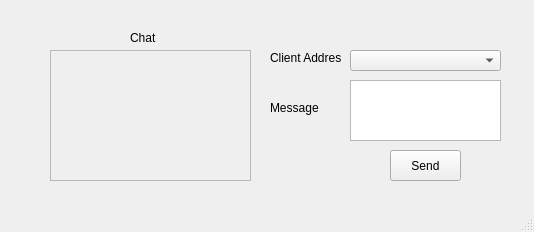
<?xml version="1.0" encoding="UTF-8"?>
<ui version="4.0">
 <class>mainWindow</class>
 <widget class="QMainWindow" name="mainWindow">
  <property name="windowModality">
   <enum>Qt::ApplicationModal</enum>
  </property>
  <property name="enabled">
   <bool>true</bool>
  </property>
  <property name="geometry">
   <rect>
    <x>0</x>
    <y>0</y>
    <width>534</width>
    <height>232</height>
   </rect>
  </property>
  <property name="cursor">
   <cursorShape>UpArrowCursor</cursorShape>
  </property>
  <property name="windowTitle">
   <string>PySocketClient</string>
  </property>
  <widget class="QWidget" name="centralwidget">
   <widget class="QPushButton" name="sendBtn">
    <property name="geometry">
     <rect>
      <x>390</x>
      <y>150</y>
      <width>71</width>
      <height>31</height>
     </rect>
    </property>
    <property name="text">
     <string>Send</string>
    </property>
   </widget>
   <widget class="QComboBox" name="UsersList">
    <property name="geometry">
     <rect>
      <x>350</x>
      <y>50</y>
      <width>151</width>
      <height>21</height>
     </rect>
    </property>
   </widget>
   <widget class="QTextEdit" name="chatBox">
    <property name="enabled">
     <bool>false</bool>
    </property>
    <property name="geometry">
     <rect>
      <x>50</x>
      <y>50</y>
      <width>201</width>
      <height>131</height>
     </rect>
    </property>
    <property name="mouseTracking">
     <bool>false</bool>
    </property>
    <property name="tabletTracking">
     <bool>true</bool>
    </property>
   </widget>
   <widget class="QTextEdit" name="messageBox">
    <property name="enabled">
     <bool>true</bool>
    </property>
    <property name="geometry">
     <rect>
      <x>350</x>
      <y>80</y>
      <width>151</width>
      <height>61</height>
     </rect>
    </property>
   </widget>
   <widget class="QLabel" name="chatLabel">
    <property name="geometry">
     <rect>
      <x>130</x>
      <y>30</y>
      <width>31</width>
      <height>16</height>
     </rect>
    </property>
    <property name="text">
     <string>Chat</string>
    </property>
   </widget>
   <widget class="QLabel" name="chatLabel_2">
    <property name="geometry">
     <rect>
      <x>270</x>
      <y>50</y>
      <width>71</width>
      <height>16</height>
     </rect>
    </property>
    <property name="text">
     <string>Client Address</string>
    </property>
   </widget>
   <widget class="QLabel" name="chatLabel_3">
    <property name="geometry">
     <rect>
      <x>270</x>
      <y>100</y>
      <width>51</width>
      <height>16</height>
     </rect>
    </property>
    <property name="text">
     <string>Message</string>
    </property>
   </widget>
  </widget>
  <widget class="QMenuBar" name="menubar">
   <property name="geometry">
    <rect>
     <x>0</x>
     <y>0</y>
     <width>534</width>
     <height>21</height>
    </rect>
   </property>
  </widget>
  <widget class="QStatusBar" name="statusbar"/>
 </widget>
 <resources/>
 <connections/>
</ui>
